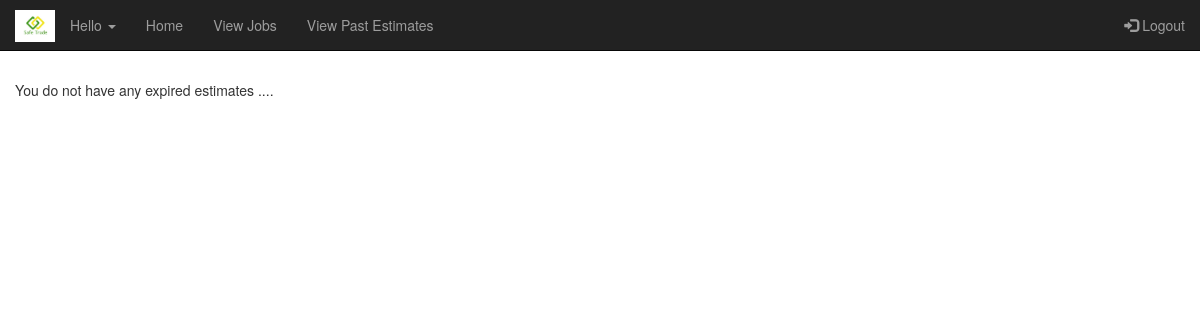
Page /viewPastEstimates.php?tid=15 on the earlier database version.
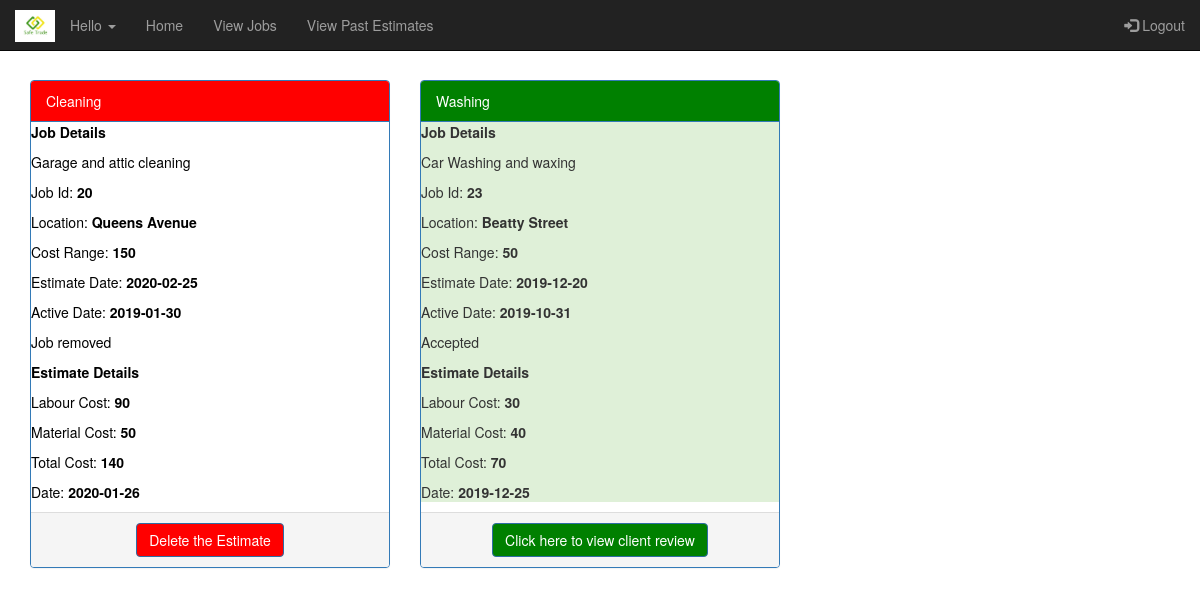
Same page on the later database version.
### tables this page shows
CREATE TABLE `estimatedetails` (
  `EstimateId` int(11) NOT NULL,
  `JobId` int(11) NOT NULL,
  `TId` int(11) NOT NULL,
  `LabourCost` double NOT NULL,
  `MaterialCost` double NOT NULL,
  `TotalCost` double NOT NULL,
  `ExpirationDate` date NOT NULL,
  `IsAccepted` int(11) NOT NULL,
  `IsDeleted` int(11) NOT NULL
);

CREATE TABLE `jobdetails` (
  `JobId` int(11) NOT NULL,
  `UId` int(11) NOT NULL,
  `JobType` varchar(255) NOT NULL,
  `JobDescription` varchar(255) NOT NULL,
  `Location` varchar(50) NOT NULL,
  `CostRange` double NOT NULL,
  `ActiveDate` date NOT NULL,
  `EstimateDate` date NOT NULL,
  `IsClosed` int(11) NOT NULL,
  `IsEstimateAccepted` int(11) NOT NULL
);

### classes/Estimate.php (called while the page is built, shortened)
<?php
class Estimate{
  private $eid = null;
  private $jid = null;
  private $mcost = "";
  private $lcost = "";
  private $tcost = "";
  private $expdate = null;
  private $isaccepted=null;
  public function __construct($eid, $jid,$tid,$mcost, $lcost, $tcost, $expdate,$isaccepted,$isdeleted){
    $this->eid = $eid;
    $this->jid = $jid;
    $this->mcost = $mcost;
    $this->lcost = $lcost;
    $this->tcost = $tcost;
    $this->expdate = $expdate;
    $this->isaccepted=$isaccepted;
  }
  public static function findExpiredBytradesman($mysqli, $tid){
    $today=date('Y-m-d');
    $sql = sprintf("select * from estimatedetails e join jobdetails j on j.jobid=e.jobid where e.isdeleted=0 and e.tid=%s and j.ActiveDate<'%s'", $tid,$today);
    $result = $mysqli->query($sql);
    $estimates = false;
    if ($result){
      $estimates = new Collection();
      while($row = $result->fetch_assoc()){
        $estimate = new Estimate($row['EstimateId'], $row['JobId'],$row['TId'], $row['MaterialCost'], $row['LabourCost'], $row['TotalCost'], $row['ExpirationDate'],$row['IsAccepted'],$row['IsDeleted']);
        $estimates->Add($row['EstimateId'], $estimate);
      }
    }
    return $estimates;
  }
  public function getJobId(){
    return $this->jid;
  }
  public function getIsAccepted(){
    return $this->isaccepted;
  }
  public function getExpirationDate(){
    return $this->expdate;
  }
  public function getEstimateId(){
    return $this->eid;
  }
  public function getTotalCost(){
    return $this->tcost;
  }
  public function getMaterialCost(){
    return $this->mcost;
  }
  public function getLabourCost(){
    return $this->lcost;
  }
}
?>

### classes/Collection.php (called while the page is built, shortened)
<?php
class Collection {
    private $records = array();
    public function add($key, $record){
        $result = false;
        if ($key != null) {
            $this->records[$key] = $record;
            $result = true;
        }
        return $result;
    }
    public function getRecords(){
        return $this->records;
    }
}
?>

### classes/Job.php (called while the page is built, shortened)
<?php
class Job{
  private $uid = null;
  private $jdescription = "";
  private $jtype = "";
  private $cost = null;
  private $activedate = "";
  private $estimationdate = null;
  private $location = null;
  private $isclosed="";
  public function __construct($jid,$uid, $jtype,$jdescription,$location,   $cost, $activedate,$estimationdate,$isclosed){
    $this->uid = $uid;
    $this->jdescription = $jdescription;
    $this->jtype = $jtype;
    $this->cost = $cost;
    $this->activedate = $activedate;
    $this->estimationdate = $estimationdate;
    $this->location = $location;
    $this->isclosed = $isclosed;
  }
  public static function find($mysqli, $jid){
    $result = false;
    $sql = sprintf("select * from jobdetails where  jobid=%s", $jid);
    $qresult = $mysqli->query($sql);
    if ($qresult){
      if ($qresult->num_rows == 1){
        $row = $qresult->fetch_assoc();
        $job = new Job($row['JobId'],$row['UId'], $row['JobType'], $row['JobDescription'], $row['Location'], $row['CostRange'], $row['ActiveDate'], $row['EstimateDate'],$row['IsClosed']);
        $result = $job;
      }
    }
    return $result;
  }
  public function getUserId(){
    return $this->uid;
  }
  public function getIsClosed(){
    return $this->isclosed;
  }
  public function getJobDescription(){
    return $this->jdescription;
  }
  public function getJobType(){
    return $this->jtype;
  }
  public function getLocation(){
    return $this->location;
  }
  public function getCost(){
    return $this->cost;
  }
  public function getActiveDate(){
    return $this->activedate;
  }
  public function getEstimateDate(){
    return $this->estimationdate;
  }
}
?>

### viewPastEstimates.php (the view)
<?php
require_once("headers.php");
$estimates = Estimate::findExpiredBytradesman($mysqli,$_GET['tid']);
require_once("footer.php");
?>
<div class="container">
<div class="row">
    <?php
  $count=0;
                        foreach($estimates->getRecords() as $id => $estimate)
                                {
                                 $count=$count+1;
                                }
                                if($count ==0)
                                {
                                  echo "You do not have any expired estimates ....";
                                }
                                else
                                {
                                   foreach($estimates->getRecords() as $id => $estimate)
                                   { ?>
                                   <div class="col-sm-4" >
                                   <div class="panel panel-primary">
                                   <?php $job= Job :: find($mysqli,$estimate->getJobId());?>
                                   <?php
                                     if($estimate->getIsAccepted() == 1 && $job->getIsClosed() == 0)
                                      {
                                        $bcolor="#dff0d8";
                                        $color="3c763d";
                                        echo '<div class="panel-heading" style="background-color:green;">'.$job->getJobType().'</div>';
                                        $status="Accepted";
                                      }
                                     else if ($job->getIsClosed() == 1)
                                     {
                                        $bcolor="white";
                                        $color="black";
                                        $status="Job removed";
                                        echo '<div class="panel-heading" style="background-color:red;">'.$job->getJobType().'</div>';
                                     }
                                     else
                                     {
                                        $bcolor="white";
                                        $color="black";
                                        $status="Pending";
                                        echo '<div class="panel-heading" >'.$job->getJobType().'</div>';
                                      }
                                   echo '<div class=\"panel-body\" id=\"background\" style=\"height:400px;background-color:'.$bcolor.';color:'.$color.';">';
                                    ?>
                                   <p><b>Job Details</b></p>
                                   <p><?php echo $job->getJobDescription(); ?></p>
                                   <p>Job Id: <b><?php echo $estimate->getJobId(); ?></b></p>
                                   <p>Location: <b><?php echo $job->getLocation(); ?></b></p>
                                   <p>Cost Range: <b><?php echo $job->getCost(); ?></b></p>
                                   <p>Estimate Date: <b><?php echo $job->getEstimateDate(); ?></b></p>
                                   <p>Active Date: <b><?php echo $job->getActiveDate(); ?></b></p>
                                   <?php echo  '<p id="bg-text" >'.$status.'</p>'; ?>
                                   <p><b>Estimate Details</b></p>
                                   <p>Labour Cost: <b><?php echo $estimate->getLabourCost(); ?></b></p>
                                   <p>Material Cost: <b><?php echo $estimate->getMaterialCost(); ?></b></p>
                                   <p>Total Cost: <b><?php echo $estimate->getTotalCost(); ?></b></p>
                                   <p>Date: <b><?php echo $estimate->getExpirationDate(); ?></b></p>
                                  </div>
                                      <div class="panel-footer pviewestimate" style="text-align: center;">
                                     <?php
                                      if($estimate->getIsAccepted() == 1 && $job->getIsClosed() == 0)
                                      {
                                        echo "<a href=\"showClientDetails.php?uid=".$job->getUserId()."\"  style=\"background-color: green;\" class=\"btn btn-primary viewestimate\">Click here to view client review</a>";
                                      }
                                      else if ($job->getIsClosed() == 1)
                                      {
                                        echo "<a href=\"deleteEstimateDB.php?id=".$estimate->getEstimateId()."\"  style=\"background-color: red;\" class=\"btn btn-primary viewestimate\" onclick=\"return confirm('Are you sure to remove your estimate?')\">Delete the Estimate</a>";
                                      }
                                      ?>
                                      </div>
                          </div>
                          </div>
                          <?php }}; ?>
    </div>
</div>

### headers.php (shortened to what this page needs)
<!DOCTYPE html>
<html lang="en">
<head>
  <link rel="stylesheet" href="https://maxcdn.bootstrapcdn.com/bootstrap/3.4.0/css/bootstrap.min.css">
</head>
<body style="height:1500px;background-color: white;">
<nav class="navbar navbar-inverse navbar-fixed-top">
  <div class="container-fluid">
    <div class="navbar-header">
    <a class="" href="#"><img src="logo.jpg" alt="logo" style="width:40px;margin-top:10px"></a>
    </div>
    <ul class="nav navbar-nav">
    <li class="dropdown"><a class="dropdown-toggle" data-toggle="dropdown" href="#">Hello <?php echo $_SESSION['firstname']; ?> <span class="caret"></span></a>
      <li><?php
                    if($_SESSION['uid']<>''){
                    echo  "<li><a class=\"nav-link\" href=\"UserPage.php?uid=".$_SESSION['uid']."\">Home </a></li>";
                    echo "<li><a class=\"nav-link\" href=\"viewAllJobs.php\">View All Jobs</a></li>";
                    echo "<li><a class=\"nav-link\" href=\"viewExpiredJobs.php?uid=".$_SESSION['uid']."\">View Past Jobs</a></li>";
                    echo "<li><a data-toggle=\"modal\" data-target=\"#myModal\">Post Job</a></li>";
                 }else{
                  echo "<li><a class=\"nav-link\" href=\"TradesmanPage.php?tid=".$_SESSION['tid']."\">Home</a></li>";
                  echo "<li><a class=\"nav-link\" href=\"viewJobs.php?tid=".$_SESSION['tid']."\">View Jobs</a></li>";
                  echo "<li><a class=\"nav-link\" href=\"viewPastEstimates.php?tid=".$_SESSION['tid']."\">View Past Estimates</a></li>";
                 }
                 ?></li>
      </li>
    </ul>
    <ul class="nav navbar-nav navbar-right">
      <li><a href="logout.php"><span class="glyphicon glyphicon-log-in"></span> Logout</a></li>
    </ul>
  </div>
</nav>

### footer.php (shortened to what this page needs)
</body>
</html>

Differences in the rows shown:
added estimatedetails: JobId.JobType "Cleaning", JobId.JobDescription "Garage and attic cleaning", JobId.JobId "20", JobId.Location "Queens Avenue", JobId.CostRange "150", JobId.EstimateDate "2020-02-25", JobId.ActiveDate "2019-01-30", JobId.IsClosed "Job removed", LabourCost "90", MaterialCost "50", TotalCost "140", ExpirationDate "2020-01-26"
added estimatedetails: JobId.JobType "Washing", JobId.JobDescription "Car Washing and waxing", JobId.JobId "23", JobId.Location "Beatty Street", JobId.CostRange "50", JobId.EstimateDate "2019-12-20", JobId.ActiveDate "2019-10-31", IsAccepted.IsClosed "Accepted", LabourCost "30", MaterialCost "40", TotalCost "70", ExpirationDate "2019-12-25"
Other differences:
text no longer shown: "You do not have any expired estimates ...."
